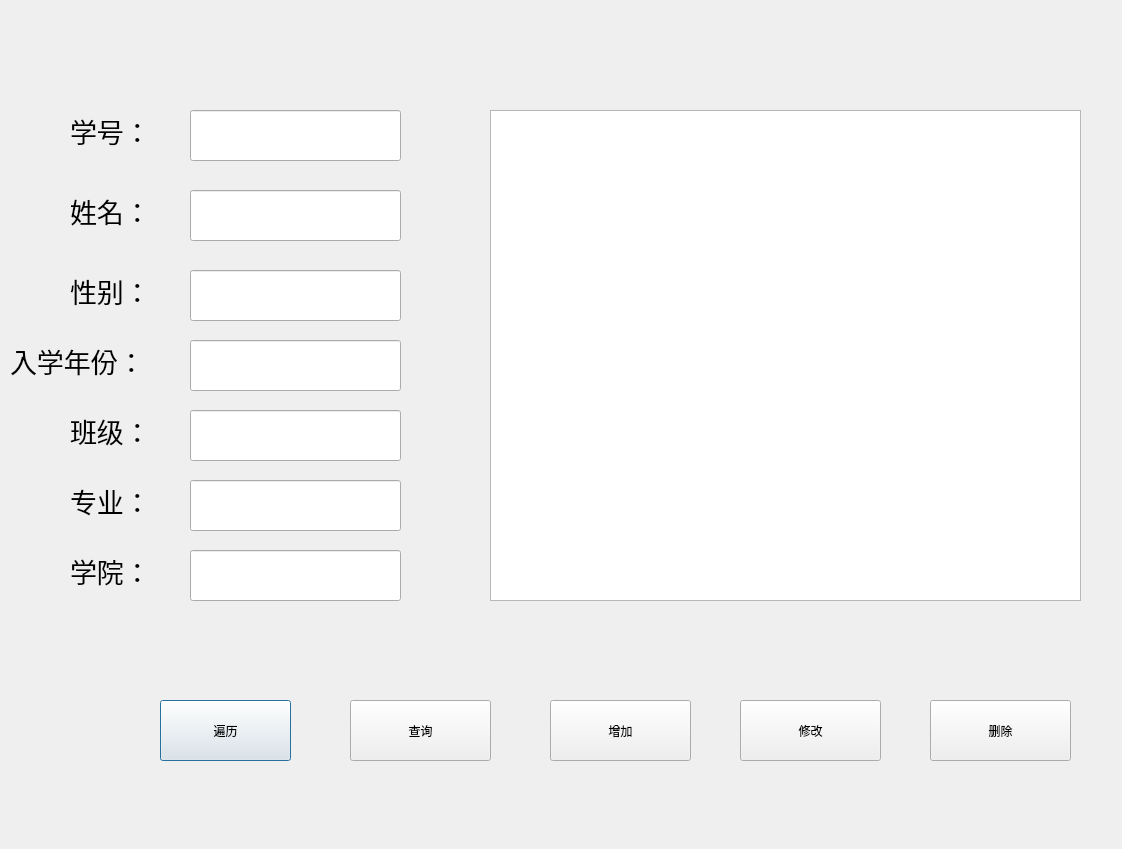
<?xml version="1.0" encoding="UTF-8"?>
<ui version="4.0">
 <class>login</class>
 <widget class="QDialog" name="login">
  <property name="geometry">
   <rect>
    <x>0</x>
    <y>0</y>
    <width>1122</width>
    <height>849</height>
   </rect>
  </property>
  <property name="windowTitle">
   <string>学生学籍信息管理</string>
  </property>
  <property name="windowIcon">
   <iconset>
    <normaloff>login_ui.png</normaloff>login_ui.png</iconset>
  </property>
  <widget class="QLabel" name="name_label">
   <property name="geometry">
    <rect>
     <x>70</x>
     <y>180</y>
     <width>121</width>
     <height>61</height>
    </rect>
   </property>
   <property name="font">
    <font>
     <pointsize>20</pointsize>
    </font>
   </property>
   <property name="text">
    <string>姓名：</string>
   </property>
  </widget>
  <widget class="QLineEdit" name="name_lineEdit">
   <property name="geometry">
    <rect>
     <x>190</x>
     <y>190</y>
     <width>211</width>
     <height>51</height>
    </rect>
   </property>
  </widget>
  <widget class="QPushButton" name="select_all_Button">
   <property name="geometry">
    <rect>
     <x>160</x>
     <y>700</y>
     <width>131</width>
     <height>61</height>
    </rect>
   </property>
   <property name="text">
    <string>遍历</string>
   </property>
  </widget>
  <widget class="QPushButton" name="select_Button">
   <property name="geometry">
    <rect>
     <x>350</x>
     <y>700</y>
     <width>141</width>
     <height>61</height>
    </rect>
   </property>
   <property name="text">
    <string>查询</string>
   </property>
  </widget>
  <widget class="QLabel" name="sno_label">
   <property name="geometry">
    <rect>
     <x>70</x>
     <y>90</y>
     <width>131</width>
     <height>81</height>
    </rect>
   </property>
   <property name="font">
    <font>
     <family>Agency FB</family>
     <pointsize>20</pointsize>
    </font>
   </property>
   <property name="text">
    <string>学号：</string>
   </property>
  </widget>
  <widget class="QLineEdit" name="sno_lineEdit">
   <property name="geometry">
    <rect>
     <x>190</x>
     <y>110</y>
     <width>211</width>
     <height>51</height>
    </rect>
   </property>
  </widget>
  <widget class="QLabel" name="sex_label">
   <property name="geometry">
    <rect>
     <x>70</x>
     <y>260</y>
     <width>121</width>
     <height>61</height>
    </rect>
   </property>
   <property name="font">
    <font>
     <pointsize>20</pointsize>
    </font>
   </property>
   <property name="text">
    <string>性别：</string>
   </property>
  </widget>
  <widget class="QLineEdit" name="sex_lineEdit">
   <property name="geometry">
    <rect>
     <x>190</x>
     <y>270</y>
     <width>211</width>
     <height>51</height>
    </rect>
   </property>
  </widget>
  <widget class="QLabel" name="start_year_label">
   <property name="geometry">
    <rect>
     <x>10</x>
     <y>330</y>
     <width>161</width>
     <height>61</height>
    </rect>
   </property>
   <property name="font">
    <font>
     <pointsize>20</pointsize>
    </font>
   </property>
   <property name="text">
    <string>入学年份：</string>
   </property>
  </widget>
  <widget class="QLineEdit" name="start_year_lineEdit">
   <property name="geometry">
    <rect>
     <x>190</x>
     <y>340</y>
     <width>211</width>
     <height>51</height>
    </rect>
   </property>
  </widget>
  <widget class="QLabel" name="class_label">
   <property name="geometry">
    <rect>
     <x>70</x>
     <y>400</y>
     <width>121</width>
     <height>61</height>
    </rect>
   </property>
   <property name="font">
    <font>
     <pointsize>20</pointsize>
    </font>
   </property>
   <property name="text">
    <string>班级：</string>
   </property>
  </widget>
  <widget class="QLineEdit" name="class_lineEdit">
   <property name="geometry">
    <rect>
     <x>190</x>
     <y>410</y>
     <width>211</width>
     <height>51</height>
    </rect>
   </property>
  </widget>
  <widget class="QLabel" name="profession_label">
   <property name="geometry">
    <rect>
     <x>70</x>
     <y>470</y>
     <width>121</width>
     <height>61</height>
    </rect>
   </property>
   <property name="font">
    <font>
     <pointsize>20</pointsize>
    </font>
   </property>
   <property name="text">
    <string>专业：</string>
   </property>
  </widget>
  <widget class="QLineEdit" name="profession_lineEdit">
   <property name="geometry">
    <rect>
     <x>190</x>
     <y>480</y>
     <width>211</width>
     <height>51</height>
    </rect>
   </property>
   <property name="text">
    <string/>
   </property>
  </widget>
  <widget class="QLabel" name="dept_label">
   <property name="geometry">
    <rect>
     <x>70</x>
     <y>540</y>
     <width>121</width>
     <height>61</height>
    </rect>
   </property>
   <property name="font">
    <font>
     <pointsize>20</pointsize>
    </font>
   </property>
   <property name="text">
    <string>学院：</string>
   </property>
  </widget>
  <widget class="QLineEdit" name="dept_lineEdit">
   <property name="geometry">
    <rect>
     <x>190</x>
     <y>550</y>
     <width>211</width>
     <height>51</height>
    </rect>
   </property>
   <property name="text">
    <string/>
   </property>
  </widget>
  <widget class="QTableWidget" name="stu_info_tableWidget">
   <property name="geometry">
    <rect>
     <x>490</x>
     <y>110</y>
     <width>591</width>
     <height>491</height>
    </rect>
   </property>
  </widget>
  <widget class="QPushButton" name="add_Button">
   <property name="geometry">
    <rect>
     <x>550</x>
     <y>700</y>
     <width>141</width>
     <height>61</height>
    </rect>
   </property>
   <property name="text">
    <string>增加</string>
   </property>
  </widget>
  <widget class="QPushButton" name="change_Button">
   <property name="geometry">
    <rect>
     <x>740</x>
     <y>700</y>
     <width>141</width>
     <height>61</height>
    </rect>
   </property>
   <property name="text">
    <string>修改</string>
   </property>
  </widget>
  <widget class="QPushButton" name="delete_Button">
   <property name="geometry">
    <rect>
     <x>930</x>
     <y>700</y>
     <width>141</width>
     <height>61</height>
    </rect>
   </property>
   <property name="text">
    <string>删除</string>
   </property>
  </widget>
 </widget>
 <resources/>
 <connections/>
</ui>
